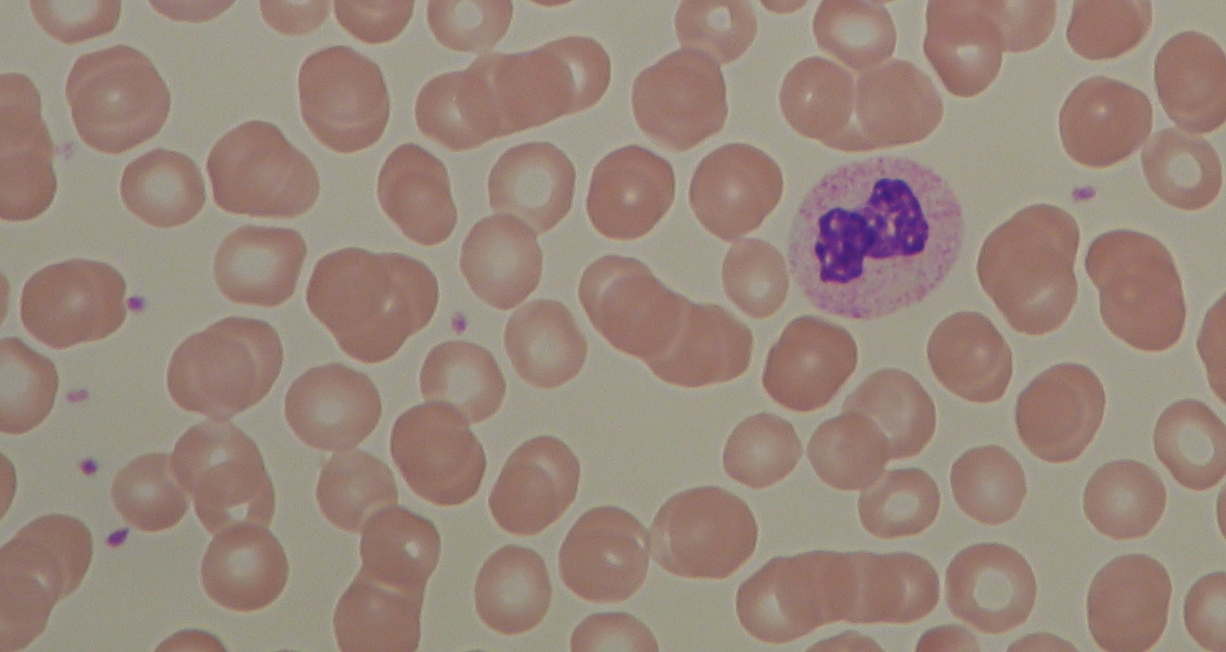
#> input picture data/test/Im037_0.jpg, 1226 x 652 px; the run also reads 1 picture not shown here
$ jupyter execute --allow-errors postProcessing.ipynb   (shell and % lines are left out)   (older library calls are emulated)
#> lines starting #> are read from the running program, lines starting #| are printed output that depends on the picture; after the words box and inside, x2 and y2 are one past the last pixel; in counts of white or black regions, pixels touching at a corner belong together
### scripts/data.py
"""Load and preprocess data"""
from operator import contains
import os
import json


import cv2
import numpy as np
from tensorflow import keras
from PIL import Image
from tqdm import tqdm
import json


import matplotlib.pyplot as plt


# [32 lines left out: functions load_image_list, clahe_images, get_label, not called in this run]


def make_polygon_lists(markup_files):
    marked_dicts = []
    for file_name in markup_files:
        if os.path.isfile(file_name):
            with open(file_name, 'r') as markup_file:
                marked_dicts += [json.load(markup_file)]

    polygon_lists_list = []
    for marked_dict in marked_dicts:
        polygon_list = []

        for poly in marked_dict['markup']:
            vertex_list = []

            for vertex in poly['vertices']:
                vertex_list += [(vertex['x'], vertex['y'])]
            polygon_list += [(vertex_list, get_label(poly['object_label']))]

        polygon_lists_list += [polygon_list]

    return polygon_lists_list


# [461 lines left out: functions rasterise_markup, load_markup, preprocess_data, preprocess_data_na, load_data, load_data3 and 9 more, not called in this run]


def concat_slices(im_slices_2d):
    return cv2.vconcat([cv2.hconcat(im_list_h) for im_list_h in im_slices_2d[:,:,:,:,:]])


# [67 lines left out: functions plot_ime, picshow, scaleBetween, chunks, not called in this run]

def showImg(img, title="image", figSize=(15, 20), dpi=80):
    fig = plt.figure(figsize=figSize, dpi=dpi)
    fig.subplots_adjust(hspace=0.3, wspace=0.3)
    ax = fig.add_subplot(1, 1, 1)
    ax.axis("off")
    ax.set_title(title)
    ax.imshow(img)

#this function takes a gray scale image and filters non connected objects by size
def surfaceFilter(image, min_size = None, max_size = None, colorize = False, gray = False):
    img = image.copy()

    unique_num = 2147483647

    #showImg(img, "input")

    ret, labels = cv2.connectedComponents(img)

    #(ret, labels, values, centroid) = cv2.connectedComponentsWithStats(img)

    #print(labels.dtype)


    label_codes = np.unique(labels)

    # [9 lines of commented-out code are left out]

    result_image = labels

    if unique_num  in result_image:
        print(f"error the image contains the null number {unique_num}")

    i = 0
    background_index = 0
    max = 0
    for label in label_codes:
        count = (labels == label).sum()

        #find the background index
        if count > max:
            max = count
            background_index = i


        if min_size is not None and (count < min_size):
            result_image[labels == label] = unique_num
            # [4 lines of commented-out code are left out]
        if max_size is not None and (count > max_size):
            result_image[labels == label] = unique_num
        # [4 lines of commented-out code are left out]

        i = i + 1


    #print(f"background index is {background_index} with count = {max}")
    result_image[result_image == unique_num] = label_codes[background_index]

    if colorize:
        result_image = colorize_unique(result_image)

        if gray:
            result_image = cv2.cvtColor(result_image, cv2.COLOR_BGR2GRAY)

    #showImg(result_image, "output")
    return result_image

def colorize_unique(image):
    # Map component labels to hue val
    label_hue = np.uint8(179 * image / np.max(image))
    blank_ch = 255 * np.ones_like(label_hue)
    labeled_img = cv2.merge([label_hue, blank_ch, blank_ch])
    labeled_img = cv2.cvtColor(labeled_img, cv2.COLOR_HSV2BGR)
    labeled_img[label_hue == 0] = 0
    return labeled_img

### postProcessing.ipynb
- This notebook contains functions for noise removal, and cell volume calculation

[cell 1]

import sys,os
sys.path.append(os.getcwd() + '/scripts')

from scripts import data
import glob
import matplotlib.pyplot as plt
#import tensorflow as tf
import numpy as np
import cv2 as cv
import json

[cell 2]
image = cv.imread("data/test/Im037_0.jpg")
#> image is the input picture: shape (652, 1226, 3); mean B, G, R 124, 135.4, 153.5

#normalize rgb image
image_normalized = ((image > 127) * 255.0).astype(np.uint8)


#convert image to gray scale
image_gray = cv.cvtColor(image, cv.COLOR_BGR2GRAY)

#binarize image
image_gray_normalized = ((image_gray > 127) * 255.0).astype(np.uint8)
#> image_gray_normalized: shape (652, 1226); 71.1% white; 2174 black regions (2021 under 20 px), largest, box (x1, y1, x2, y2) and area: (307, 249, 438, 362) 9753, (737, 551, 939, 640) 9688, (334, 503, 440, 652) 9681


mask = cv.imread("data/test/mask/Im037_0.jpg")
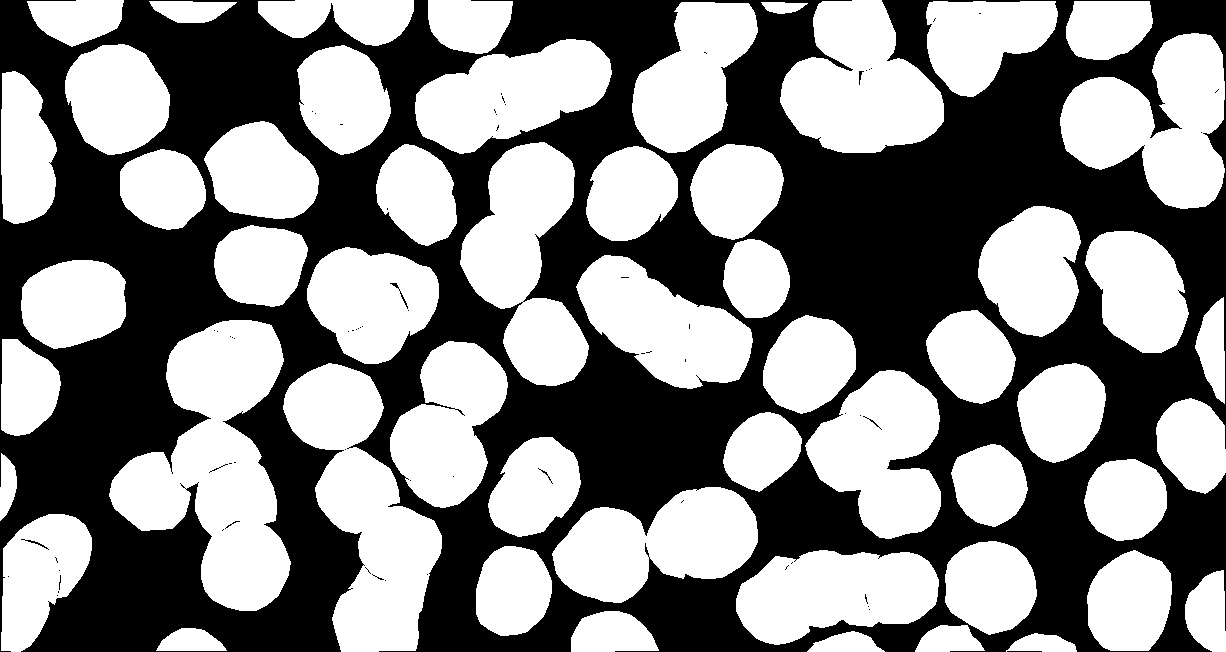
#> input picture data/test/mask/Im037_0.jpg, 1226 x 652 px
#> mask is the input picture: shape (652, 1226, 3); min 0, max 255, mean 133.4

#convert image to gray scale
mask = cv.cvtColor(mask, cv.COLOR_BGR2GRAY)
#> mask: shape (652, 1226)

#binarize image
mask = ((mask > 127) * 255.0).astype(np.uint8)
#> mask: shape (652, 1226); 52.3% white; 68 black regions (59 under 20 px), largest, box (x1, y1, x2, y2) and area: (0, 0, 1226, 652) 380670, (390, 283, 408, 309) 56, (21, 539, 49, 550) 46


edge = cv.imread("data/test/edge/Im037_0.jpg")

#convert image to gray scale
edge = cv.cvtColor(edge, cv.COLOR_BGR2GRAY)

#binarize image
edge = ((edge > 127) * 255.0).astype(np.uint8)


mask_edge = (((mask - edge) > 0) * 255.0).astype(np.uint8)
#> mask_edge: shape (652, 1226); 73.1% white; 2810 black regions (2567 under 20 px)

- Apply Connected Component Labeling

[cell 3]
ret, labels = cv.connectedComponents(mask_edge)
#> labels: shape (652, 1226) int32; 1913 distinct labels, from 0 to 1912
#> ret = 1913

label_hue = np.uint8(179 * labels / np.max(labels))
blank_ch = 255 * np.ones_like(label_hue)
labeled_img = cv.merge([label_hue, blank_ch, blank_ch])
labeled_img = cv.cvtColor(labeled_img, cv.COLOR_HSV2BGR)
labeled_img[label_hue == 0] = 0


print('cells number is:', ret-1)
#| cells number is: 1912

fig = plt.figure(figsize=(15, 20), dpi=80)
fig.subplots_adjust(hspace=0.3, wspace=0.3)
lines = 2
columns = 1
fig_num = 1
ax = fig.add_subplot(lines, columns, fig_num)
ax.axis("off")
ax.set_title('cells counted:'+ str(ret-1))
ax.imshow(labeled_img)

- here we try to extract each cell individually

[cell 4]
image_sample = mask_edge.copy()

print(f"count before denoise = {ret}")
#| count before denoise = 1913

image_sample = data.surfaceFilter(image_sample, min_size = 500, max_size= None, colorize = False)
#> in surfaceFilter, `label_codes = np.unique(labels)`: label_codes = 1913 values from 0 to 1912
#> the loop in surfaceFilter, `for label in label_codes:` made 1913 passes
#> (count, max, background_index) on passes 1 to 2: (214832, 214832, 0), (571622, 571622, 1)
#> count on passes 3 to 8: 44, 879, 2, 3, 23, 8
#> after the loop in surfaceFilter, `for label in label_codes:`:
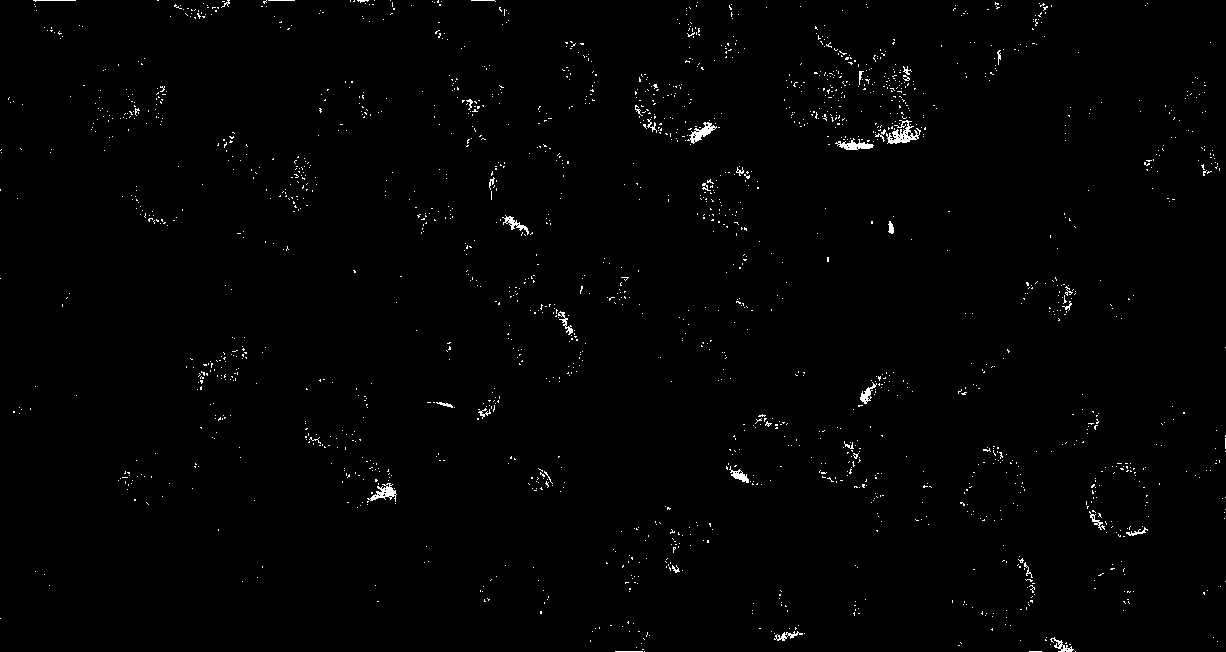
#> result_image: shape (652, 1226) int32; min 0, max 2.15e+09, mean 19144223.3; drawn with min black and max white
#> after the loop in surfaceFilter, `for label in label_codes:`: background_index = 1; i = 1913; max = 571622
#> in surfaceFilter, `result_image[result_image == unique_num] = label_codes[background_index]`:
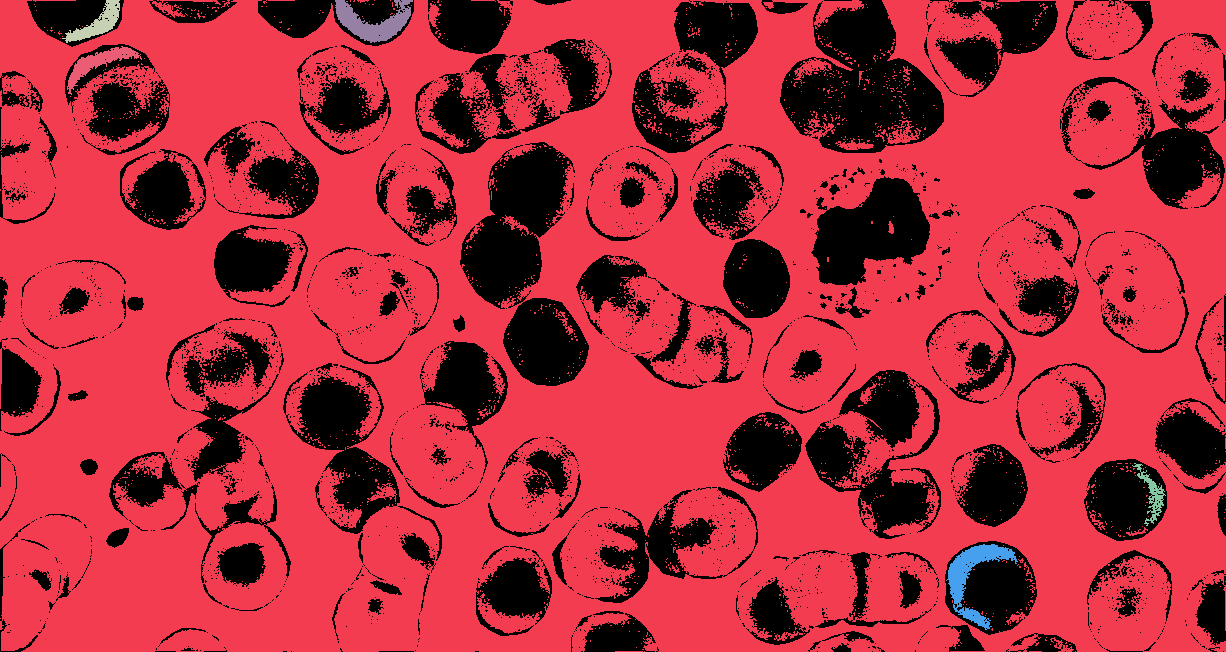
#> result_image: shape (652, 1226) int32; 7 distinct labels, from 0 to 1744; one colour per label, 0 black

data.showImg(image_sample, "image after removing Noise")

print(f"count after denoise = {len(np.unique(image_sample))}")
#| count after denoise = 7

#> (the rest of this cell did not finish here and is left out)

len(polygon_list)

- apply Countours Algorithm

[cell 5]
import imutils

- Find contours with cv.findContours

[cell 6]
image_sample1 = data.surfaceFilter(mask_edge, min_size = 400, max_size= None, colorize = True, gray=True)
#> the loop in surfaceFilter (call 2), `for label in label_codes:` made 1913 passes
#> count on passes 3 to 14: 44, 879, 2, 3, 23, 8, 27, 1569, 2, 3, 20, 1

image_sample2 = image.copy()

contours = cv.findContours(image_sample1.copy(), cv.RETR_EXTERNAL,
	cv.CHAIN_APPROX_SIMPLE)
#> contours = 3 contours; box (x1, y1, x2, y2) and area: (946, 544, 1018, 630) 1696, (67, 46, 142, 95) 863, (1132, 463, 1166, 526) 437

contours = imutils.grab_contours(contours)
print("[INFO] {} unique contours found".format(len(contours)))
#| [INFO] 3 unique contours found

# loop over the contours
for (i, c) in enumerate(contours):
	# draw the contour
	((x, y), _) = cv.minEnclosingCircle(c)
	cv.putText(image_sample2, "{}".format(i + 1), (int(x) - 10, int(y)),
		cv.FONT_HERSHEY_SIMPLEX, 0.5, (255, 0, 0), 2)
	cv.drawContours(image_sample2, [c], -1, (0, 255, 0), 2)
#> this loop made 3 passes
#> (x, y) on passes 1 to 3: (987.7, 585.6), (1140.5, 494), (104, 73.5)
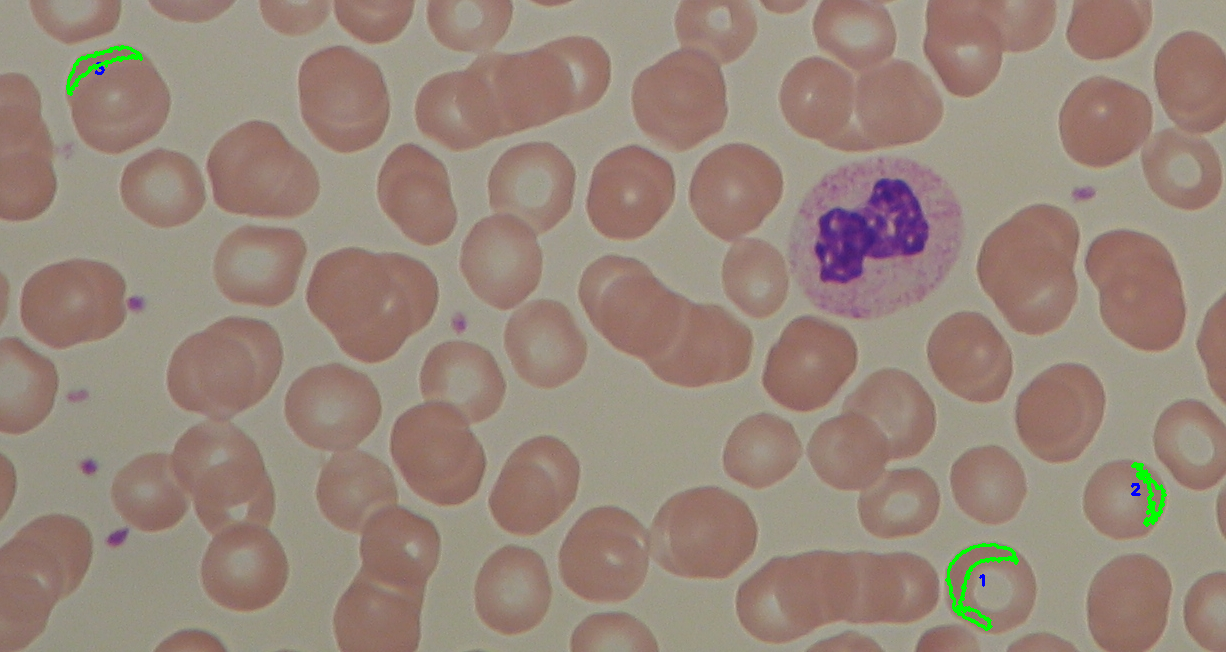
#> image_sample2: shape (652, 1226, 3); 0.36% of pixels changed, all inside (x1, y1, x2, y2) = (66, 45, 1167, 631)
# show the output image
data.showImg(image_sample2)

- Apply Watershed Alogithm

[cell 7]
from skimage.feature import peak_local_max
from skimage.segmentation import watershed
from scipy import ndimage
import numpy as np
import imutils

[cell 8]
image_sample3 = data.surfaceFilter(mask_edge, min_size = 400, max_size= None, colorize = True, gray=True)

image_sample3 = ((image_sample3 > 0) * 255.0).astype(np.uint8)
#> image_sample3: shape (652, 1226); 0.42% white; 3 white regions, box (x1, y1, x2, y2) and area: (946, 544, 1018, 630) 1833, (67, 46, 142, 95) 973, (1132, 463, 1166, 526) 518

D = ndimage.distance_transform_edt(image_sample3 > 0)

data.showImg(D, title="euclidian Distance Transform")

#DT = ndimage.morphology.distance_transform_cdt(image_sample3, metric="taxicab")

#showImg(DT, title="euclidian Distance Transform")


f = 25
localMax = peak_local_max(D,
                          indices=False,
                          min_distance=20,
                          labels=image_sample3)
#> localMax: shape (652, 1226) bool; 0% white in thin lines or dots, all inside (x1, y1, x2, y2) = (83, 65, 1153, 615)
						  # [4 lines of commented-out code are left out]


data.showImg(localMax, "local maxiama")

# perform a connected component analysis on the local peaks to label each local maxima with a num,
# using 8-connectivity, then appy the Watershed algorithm we can also use connected component labeling
markers = ndimage.label(localMax, structure=np.ones((3, 3)))[0]
#> markers: shape (652, 1226) int32; 6 distinct labels, from 0 to 5

#same image as local maxima
data.showImg(markers, title="markers")

labels = watershed(-D, markers, mask=image_sample3)
#> labels: shape (652, 1226) int32; 6 distinct labels, from 0 to 5

print("[INFO] {} unique segments found".format(len(np.unique(labels)) - 1))
#| [INFO] 5 unique segments found

data.showImg(labels, title="watershed result")

data.showImg(data.colorize_unique(labels))

#loop over the unique labels returned by the Watershed
# algorithm
image_orig = image.copy()
for label in np.unique(labels):
	# if the label is zero, we are examining the 'background'
	# so simply ignore it
	if label == 0:
		continue
	# otherwise, allocate memory for the label region and draw
	# it on the mask
	mask = np.zeros(image_sample3.shape, dtype="uint8")
	mask[labels == label] = 255
	# detect contours in the mask and grab the largest one
	cnts = cv.findContours(mask.copy(), cv.RETR_EXTERNAL,
		cv.CHAIN_APPROX_SIMPLE)
	cnts = imutils.grab_contours(cnts)
	c = max(cnts, key=cv.contourArea)
	# draw a circle enclosing the object
	((x, y), r) = cv.minEnclosingCircle(c)
	cv.circle(image_orig, (int(x), int(y)), int(r), (0, 255, 0), 2)
	cv.putText(image_orig, "#{}".format(label), (int(x) - 10, int(y)),
		cv.FONT_HERSHEY_SIMPLEX, 0.6, (0, 0, 255), 2)
#> this loop made 6 passes
#> (x, y, r) on passes 2 to 6: (103, 73, 40.31), (1145, 498, 27.07), (988.5, 557.5, 28.71), (957.5, 581, 26.04), (971, 616, 21.63)
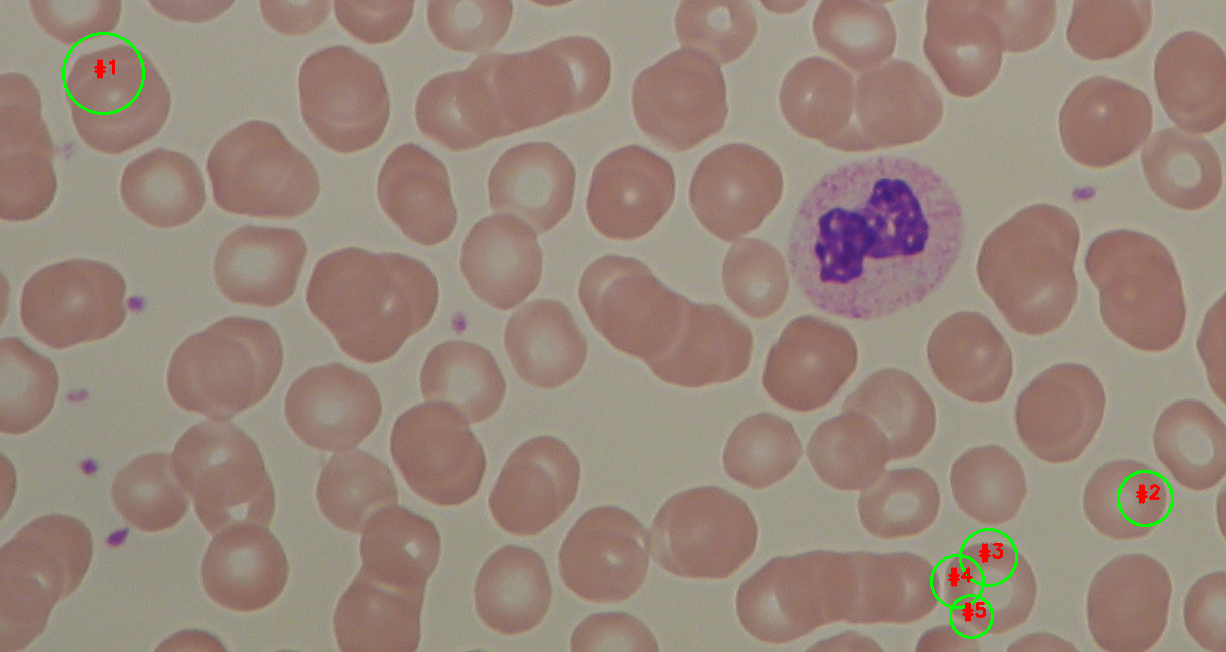
#> image_orig: shape (652, 1226, 3); 0.47% of pixels changed, all inside (x1, y1, x2, y2) = (62, 32, 1174, 639)
#> mask: shape (652, 1226); 0.04% white; 1 white region, box (x1, y1, x2, y2) and area: (953, 604, 990, 630) 333
# show the output image
data.showImg(image_orig, title="final output")
